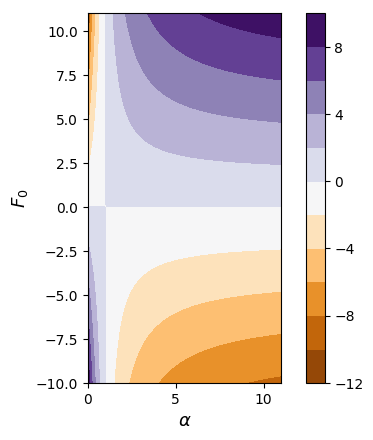

Python code for this plot:
import numpy as np
import matplotlib.pyplot as plt
import matplotlib.cm as cm
   
#del matplotlib.font_manager.weight_dict['roman']
#matplotlib.font_manager._rebuild()
  
def tanh(x):
    y = (np.exp(x)-np.exp(-x)) / (np.exp(x) + np.exp(-x))
    return y

x = np.linspace(0, 10, 100)
y = np.linspace(-10, 10, 100)
X, Y = np.meshgrid(x,y)
Z = Y*(X-1)/(X+1)
#plt.style.use('classic')
#plt.gca().set_aspect('equal', adjustable='box')
#fig, ax = plt.subplots(1, 1)

#plt.ylim([-10,10])
#plt.xlim([1,10])

fig, ax = plt.subplots()
#im = ax.imshow(Z, interpolation='gaussian',cmap=cm.Greys,
              #origin='lower', extent=[0,10, -10, 10],
               #vmax=abs(Z).max(), vmin=-abs(Z).max())
contf = ax.contourf(X, Y, Z, 10, cmap='PuOr')
ax.set_aspect('equal','box')
plt.colorbar(contf)
ax.grid(False)
#plt.colorbar(im)
plt.xlabel(r'$\alpha$', fontsize=15)
plt.ylabel(r'$F_0$', fontsize=15)

plt.show()
fig.savefig("fig3color.png", bbox_inches = 'tight')
#ax.axes.yaxis.set_ticks([])
#ax.set_yticks([1, 4])
#ax.set_yticklabels(['$E_1$','$E_2$'], fontsize=9)
#ax.set_xticks([-0.5])
#ax.set_xticklabels([r'$F_0$''\n$\Delta F$'], fontsize=9)
#plt.xlabel(r'$\alpha$', fontsize=13)
#plt.ylabel(r'$F_0$', fontsize=13)

#plt.contourf(xx, yy, z, cmap='gray')
#plt.show()
#fig.savefig("fig2a.png",bbox_inches="tight")
